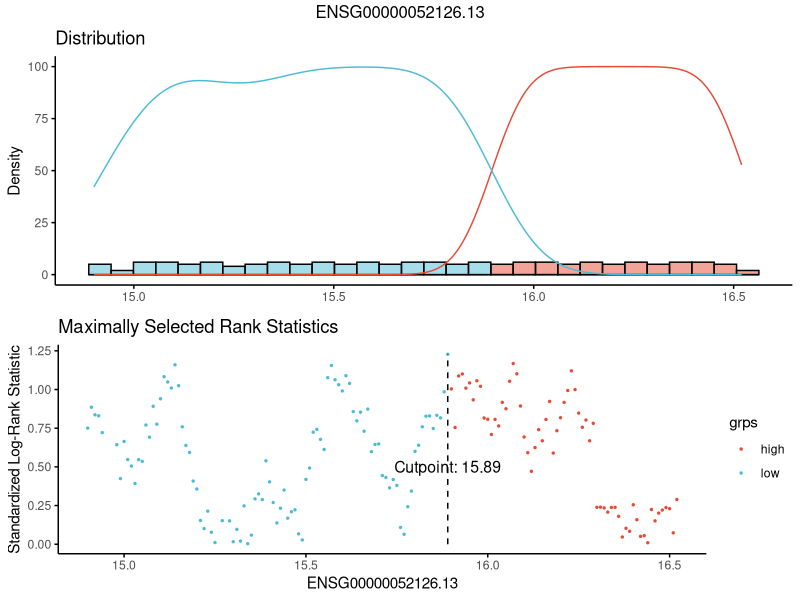

R code for this plot: (Note: this script raises an error after producing the figure.)
rm(list=ls())
options(stringsAsFactors = F)
# install.packages("survminer")
library(survminer)
a=read.table('PLEKHA5-BRCA.tsv',header = T,sep = '\t')
head(a)
dat=a[a$sample_type.samples=='Primary Tumor',4:6]
head(dat)
dat$vital_status.demographic=ifelse(dat$vital_status.demographic=='Alive',0,1)
surv_rnaseq.cut <- surv_cutpoint(
  dat,
  time = "OS.time",
  event = "vital_status.demographic",
  variables = c("ENSG00000052126.13")
)
summary(surv_rnaseq.cut)
plot(surv_rnaseq.cut, "ENSG00000052126.13", palette = "npg")

surv_rnaseq.cat <- surv_categorize(surv_rnaseq.cut) 

library(survival)
fit <- survfit(Surv(OS.time, vital_status.demographic) ~ ENSG00000052126.13,
               data = surv_rnaseq.cat)
ggsurvplot(
  fit,                     # survfit object with calculated statistics.
  risk.table = TRUE,       # show risk table.
  pval = TRUE,             # show p-value of log-rank test.
  conf.int = TRUE,         # show confidence intervals for 
  # point estimaes of survival curves.
  xlim = c(0,3000),        # present narrower X axis, but not affect
  # survival estimates.
  break.time.by = 1000,    # break X axis in time intervals by 500. 
  risk.table.y.text.col = T, # colour risk table text annotations.
  risk.table.y.text = FALSE # show bars instead of names in text annotations
  # in legend of risk table
)


